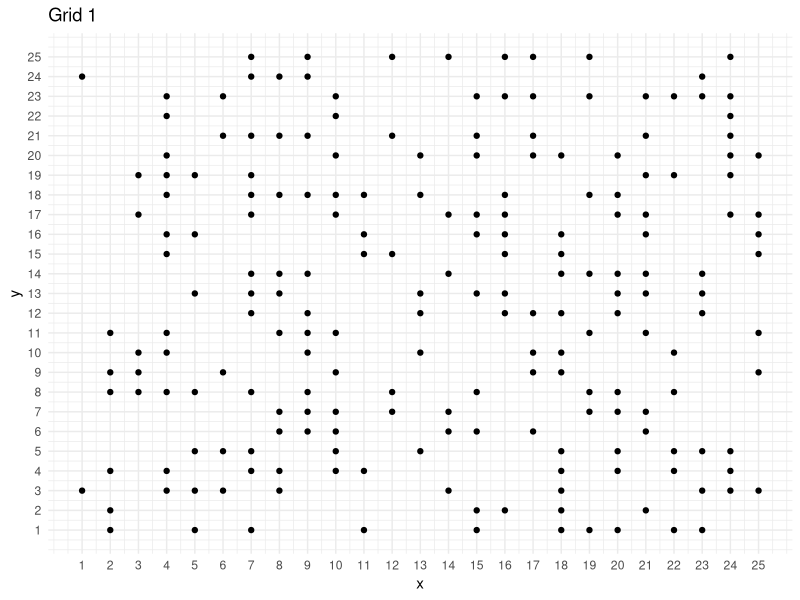
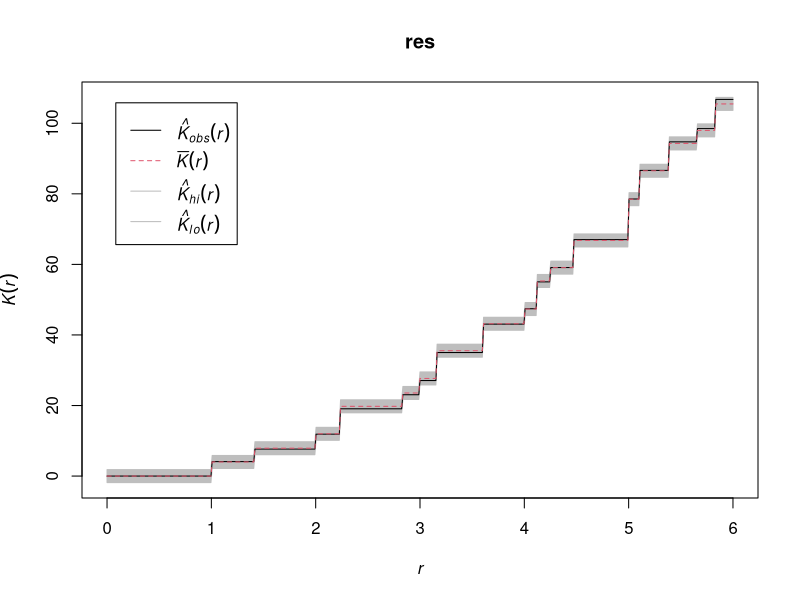
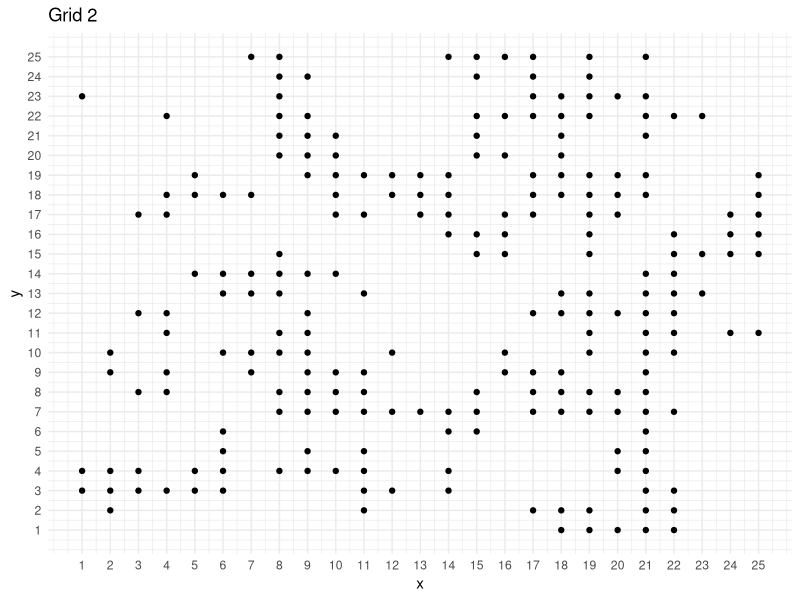
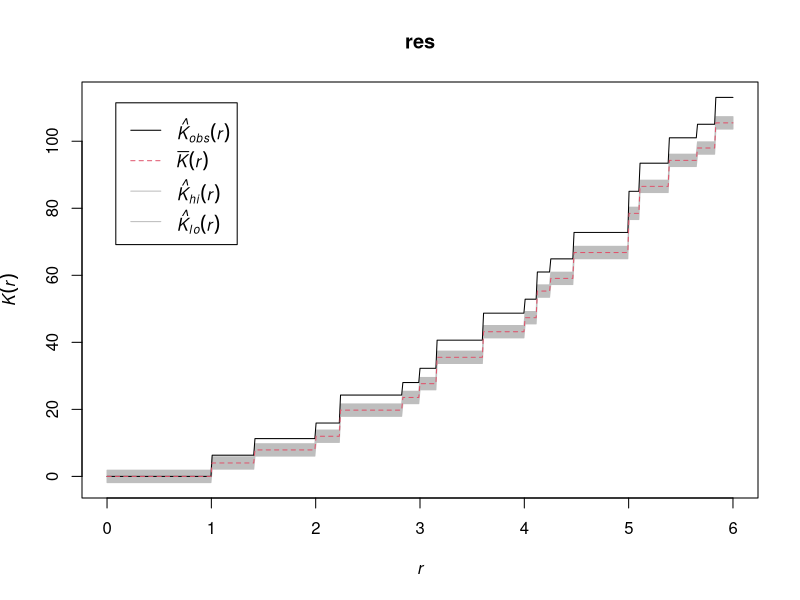
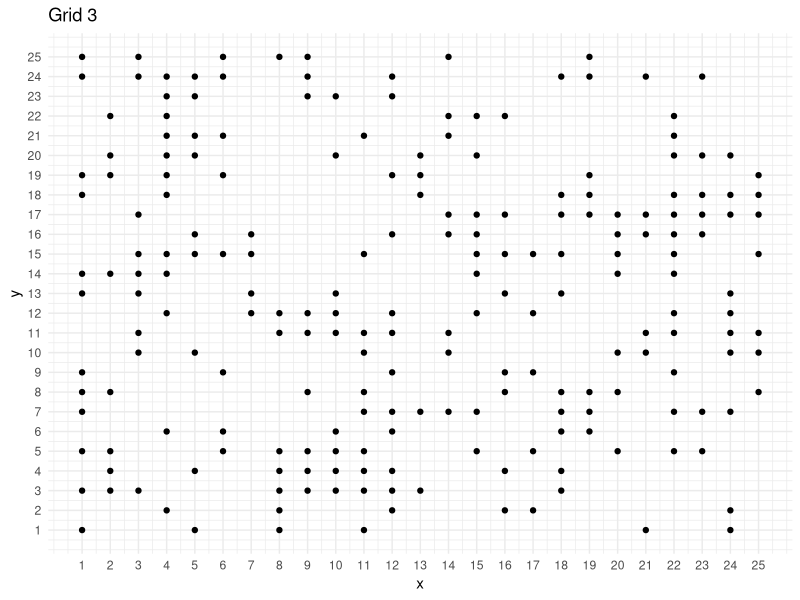
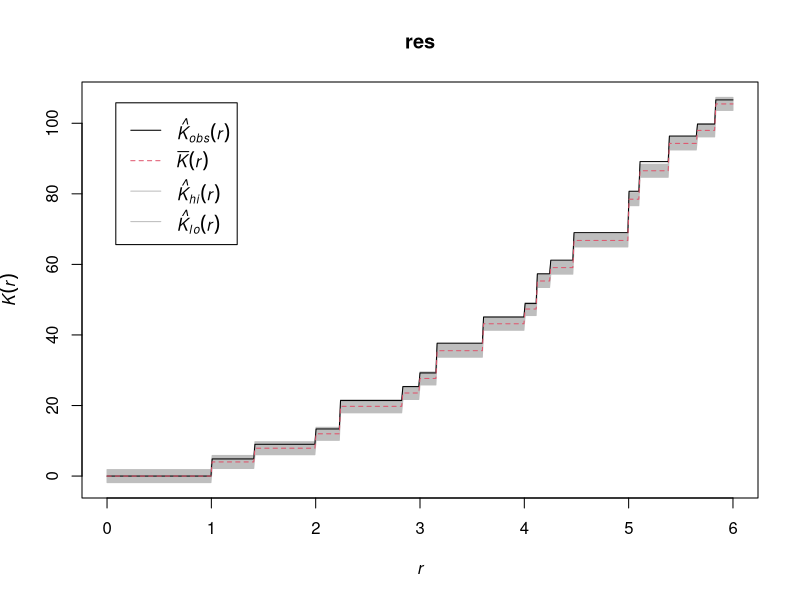

Recreate these plots in R, in order.
## ---- chunk 1
knitr::opts_chunk$set(warning = FALSE)
knitr::opts_chunk$set(message = FALSE)
## ---- chunk 2
library(purrr)
library(tidyverse)
library(ggplot2)
library(knitr)
library(spatstat)
theme_set(theme_minimal())
## ---- chunk 3
df <- read.table("./Grid1.txt", header = FALSE)

dim(df)

# create a function to extract coordinates

coordinate <- function(database) {
  # create blank vectors to store value
  x <- rep(0, dim(database)[1] * dim(database)[2])
  y <- rep(0, dim(database)[1] * dim(database)[2])

  for (i in 1:dim(database)[1]) {
    for (j in 1:dim(database)[2]) {
      if (database[i, j] == 0) {
        x[(i - 1) * dim(database)[2] + j] <- NA
        y[(i - 1) * dim(database)[2] + j] <- NA
      }
      if (database[i, j] == 1) {
        x[(i - 1) * dim(database)[2] + j] <- i
        y[(i - 1) * dim(database)[2] + j] <- j
      }
    }
  }
  list(x = x, y = y)
}

mydata <- data.frame(x = coordinate(df)$x, y = coordinate(df)$y)

mydata <- mydata %>% filter(!is.na(x))

# visualize the grid
ggplot(mydata, aes(x = x, y = y)) +
  geom_point() +
  scale_x_continuous(breaks = seq(1, 25, 1)) +
  scale_y_continuous(breaks = seq(1, 25, 1)) +
  labs(title = "Grid 1")

# number of points

print(paste("Number of points: ", mydata %>% nrow()))

n <- mydata %>% nrow()

# create a spatial ppp object
mydata_rr <- ppp(mydata$x, mydata$y, window = owin(c(1, 25), c(1, 25)))

# Creating multiple random point patterns with n points and within the window

set.seed(2020)

# create a function to select n points randomly within the window

random_pattern_generator <- function(a) {
  temp_v <- sample(c(0, 1), a * a, replace = T)
  temp_df <- data.frame(matrix(temp_v, a, a))
  simdata <- data.frame(x = coordinate(temp_df)$x, y = coordinate(temp_df)$y) %>% filter(!is.na(x))
  simdata_rr <- ppp(simdata$x, simdata$y, window = owin(c(1, a), c(1, a)))
  simdata_rr
}

ex <- expression(random_pattern_generator(25))

# Calculate the upper and lower boundaries
res <- envelope(mydata_rr, Kest, nsim = 99, simulate = ex, verbose = FALSE, saveall = TRUE, global = TRUE)

res

plot(res)
## ---- chunk 4
df <- read.table("./Grid2.txt", header = FALSE)

dim(df)

coordinate <- function(database) {
  # create blank vectors to store value
  x <- rep(0, dim(database)[1] * dim(database)[2])
  y <- rep(0, dim(database)[1] * dim(database)[2])

  for (i in 1:dim(database)[1]) {
    for (j in 1:dim(database)[2]) {
      if (database[i, j] == 0) {
        x[(i - 1) * dim(database)[2] + j] <- NA
        y[(i - 1) * dim(database)[2] + j] <- NA
      }
      if (database[i, j] == 1) {
        x[(i - 1) * dim(database)[2] + j] <- i
        y[(i - 1) * dim(database)[2] + j] <- j
      }
    }
  }
  list(x = x, y = y)
}

mydata <- data.frame(x = coordinate(df)$x, y = coordinate(df)$y)

mydata <- mydata %>% filter(!is.na(x))

# visualize the grid
ggplot(mydata, aes(x = x, y = y)) +
  geom_point() +
  scale_x_continuous(breaks = seq(1, 25, 1)) +
  scale_y_continuous(breaks = seq(1, 25, 1)) +
  labs(title = "Grid 2")

# number of points

print(paste("Number of points: ", mydata %>% nrow()))

n <- mydata %>% nrow()

library(spatstat)

# create window - a spatial ppp object
mydata_rr <- ppp(mydata$x, mydata$y, window = owin(c(1, 25), c(1, 25)))

# Creating multiple random point patterns with n points and within the window

set.seed(2020)

random_pattern_generator <- function(a) {
  temp_v <- sample(c(0, 1), a * a, replace = T)
  temp_df <- data.frame(matrix(temp_v, a, a))
  simdata <- data.frame(x = coordinate(temp_df)$x, y = coordinate(temp_df)$y) %>% filter(!is.na(x))
  simdata_rr <- ppp(simdata$x, simdata$y, window = owin(c(1, a), c(1, a)))
  simdata_rr
}

ex <- expression(random_pattern_generator(25))

# Calculate the upper and lower boundaries
res <- envelope(mydata_rr, Kest, nsim = 99, simulate = ex, verbose = FALSE, saveall = TRUE, global = TRUE)

res

plot(res)
## ---- chunk 5
df <- read.table("./Grid3.txt", header = FALSE)

dim(df)

coordinate <- function(database) {
  # create blank vectors to store value
  x <- rep(0, dim(database)[1] * dim(database)[2])
  y <- rep(0, dim(database)[1] * dim(database)[2])

  for (i in 1:dim(database)[1]) {
    for (j in 1:dim(database)[2]) {
      if (database[i, j] == 0) {
        x[(i - 1) * dim(database)[2] + j] <- NA
        y[(i - 1) * dim(database)[2] + j] <- NA
      }
      if (database[i, j] == 1) {
        x[(i - 1) * dim(database)[2] + j] <- i
        y[(i - 1) * dim(database)[2] + j] <- j
      }
    }
  }
  list(x = x, y = y)
}

mydata <- data.frame(x = coordinate(df)$x, y = coordinate(df)$y)

mydata <- mydata %>% filter(!is.na(x))

# visualize the grid
ggplot(mydata, aes(x = x, y = y)) +
  geom_point() +
  scale_x_continuous(breaks = seq(1, 25, 1)) +
  scale_y_continuous(breaks = seq(1, 25, 1)) +
  labs(title = "Grid 3")

# number of points

print(paste("Number of points: ", mydata %>% nrow()))

n <- mydata %>% nrow()

library(spatstat)

# create window - a spatial ppp object
mydata_rr <- ppp(mydata$x, mydata$y, window = owin(c(1, 25), c(1, 25)))


# Creating multiple random point patterns with n points and within the window

set.seed(2020)

random_pattern_generator <- function(a) {
  temp_v <- sample(c(0, 1), a * a, replace = T)
  temp_df <- data.frame(matrix(temp_v, a, a))
  simdata <- data.frame(x = coordinate(temp_df)$x, y = coordinate(temp_df)$y) %>% filter(!is.na(x))
  simdata_rr <- ppp(simdata$x, simdata$y, window = owin(c(1, a), c(1, a)))
  simdata_rr
}

ex <- expression(random_pattern_generator(25))


# Calculate the upper and lower boundaries
res <- envelope(mydata_rr, Kest, nsim = 99, simulate = ex, verbose = FALSE, saveall = TRUE, global = TRUE)

res

plot(res)
